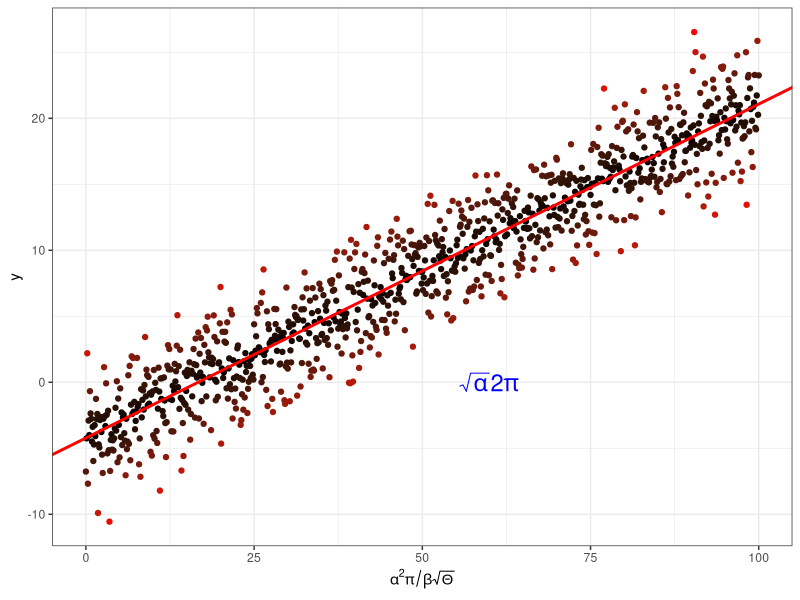

Write the R code that produced this figure.

require(ggplot2)

# --- Create linear regression data ---
x <- seq(0, 100, by = 0.1)
y <- -4 + 0.25 * x + rnorm(length(x), mean = 0, sd = 2.5)

# --- Put them in a dataframe ---
my_data <- data.frame(x = x, y = y)

# --- Perform a linear regression ---
my_lm <- summary(lm(y ~ x, data = my_data))

# --- Build base plot ---
p <- ggplot(my_data, aes(x = x, y = y, colour = abs(my_lm$residual))) +
  geom_point() +
  scale_colour_gradient(low = "black", high = "red") +
  theme_bw() +
  theme(legend.position = "none") +
  # Add mathematical notation to x-axis
  scale_x_continuous(
    expression(alpha^2 * pi / beta * sqrt(Theta))
  )

# --- Add regression line ---
p <- p + geom_abline(
  intercept = my_lm$coefficients[1][1],
  slope = my_lm$coefficients[2][1],
  colour = "red",
  linewidth = 1
)

# --- Add mathematical text annotation on plot ---
p <- p + annotate(
  "text",
  x = 60, y = 0,
  label = "sqrt(alpha) * 2 * pi",
  parse = TRUE,
  size = 6,
  colour = "blue"
)

# --- Save the plot as PDF ---
pdf("../Results/MyLinReg.pdf")
print(p)
dev.off()
